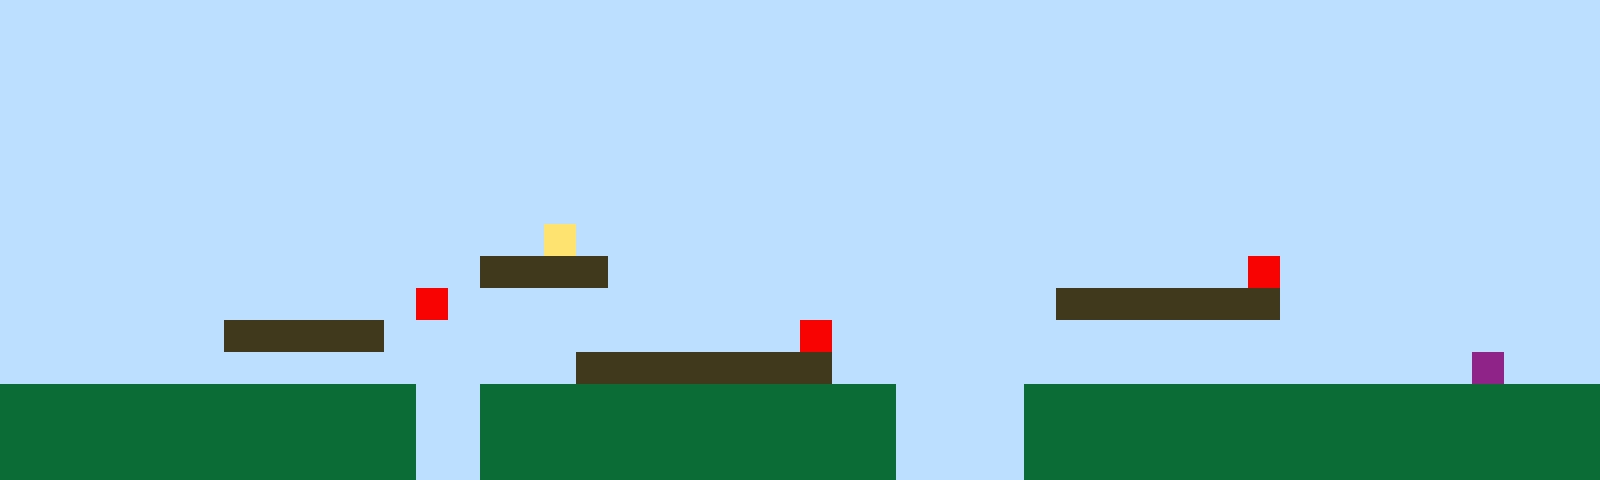

A level layout from a 2D game, rendered from its tile map. Below: a short description, then the map file with its tile-grid data intact:
An orthogonal 50x15 tile map with 32x32 px tiles, 1 tile layer (Tile Layer 1).

<map version="1.10" tiledversion="1.11.2" orientation="orthogonal" renderorder="right-up" width="50" height="15" tilewidth="32" tileheight="32" infinite="0" nextlayerid="2" nextobjectid="1"><editorsettings><export target="map1.csv" format="csv" /></editorsettings><tileset firstgid="1" name="sprites" tilewidth="32" tileheight="32" tilecount="6" columns="3"><image source="sprites.png" width="96" height="64" /></tileset><layer id="1" name="Tile Layer 1" width="50" height="15"><data encoding="csv">1,1,1,1,1,1,1,1,1,1,1,1,1,1,1,1,1,1,1,1,1,1,1,1,1,1,1,1,1,1,1,1,1,1,1,1,1,1,1,1,1,1,1,1,1,1,1,1,1,1,1,1,1,1,1,1,1,1,1,1,1,1,1,1,1,1,1,1,1,1,1,1,1,1,1,1,1,1,1,1,1,1,1,1,1,1,1,1,1,1,1,1,1,1,1,1,1,1,1,1,1,1,1,1,1,1,1,1,1,1,1,1,1,1,1,1,1,1,1,1,1,1,1,1,1,1,1,1,1,1,1,1,1,1,1,1,1,1,1,1,1,1,1,1,1,1,1,1,1,1,1,1,1,1,1,1,1,1,1,1,1,1,1,1,1,1,1,1,1,1,1,1,1,1,1,1,1,1,1,1,1,1,1,1,1,1,1,1,1,1,1,1,1,1,1,1,1,1,1,1,1,1,1,1,1,1,1,1,1,1,1,1,1,1,1,1,1,1,1,1,1,1,1,1,1,1,1,1,1,1,1,1,1,1,1,1,1,1,1,1,1,1,1,1,1,1,1,1,1,1,1,1,1,1,1,1,1,1,1,1,1,1,1,1,1,1,1,1,1,1,1,1,1,1,1,1,1,1,1,1,1,1,1,1,1,1,1,1,1,1,1,1,1,1,1,1,1,1,1,1,1,1,1,1,1,1,1,1,1,1,1,1,1,1,1,1,1,1,1,1,1,1,1,1,1,1,1,1,1,1,1,1,1,1,1,1,1,1,1,1,1,1,1,1,1,1,1,1,1,1,1,1,1,1,1,1,1,1,1,1,1,1,1,1,1,1,1,4,1,1,1,1,1,1,1,1,1,1,1,1,1,1,1,1,1,1,1,1,1,1,1,1,1,1,1,1,1,1,1,1,1,1,1,1,1,1,1,1,1,1,1,1,1,1,1,3,3,3,3,1,1,1,1,1,1,1,1,1,1,1,1,1,1,1,1,1,1,1,1,5,1,1,1,1,1,1,1,1,1,1,1,1,1,1,1,1,1,1,1,1,1,1,1,5,1,1,1,1,1,1,1,1,1,1,1,1,1,1,1,1,1,1,1,3,3,3,3,3,3,3,1,1,1,1,1,1,1,1,1,1,1,1,1,1,1,1,1,3,3,3,3,3,1,1,1,1,1,1,1,1,1,1,1,1,1,5,1,1,1,1,1,1,1,1,1,1,1,1,1,1,1,1,1,1,1,1,1,1,1,1,1,1,1,1,1,1,1,1,1,1,1,1,1,1,1,1,1,1,3,3,3,3,3,3,3,3,1,1,1,1,1,1,1,1,1,1,1,1,1,1,1,1,1,1,1,1,6,1,1,1,2,2,2,2,2,2,2,2,2,2,2,2,2,1,1,2,2,2,2,2,2,2,2,2,2,2,2,2,1,1,1,1,2,2,2,2,2,2,2,2,2,2,2,2,2,2,2,2,2,2,2,2,2,2,2,2,2,2,2,2,2,2,2,1,1,2,2,2,2,2,2,2,2,2,2,2,2,2,1,1,1,1,2,2,2,2,2,2,2,2,2,2,2,2,2,2,2,2,2,2,2,2,2,2,2,2,2,2,2,2,2,2,2,1,1,2,2,2,2,2,2,2,2,2,2,2,2,2,1,1,1,1,2,2,2,2,2,2,2,2,2,2,2,2,2,2,2,2,2,2</data></layer></map>
